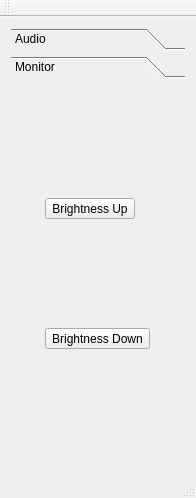
<?xml version="1.0" encoding="UTF-8"?>
<ui version="4.0">
 <class>MainWindow</class>
 <widget class="QMainWindow" name="MainWindow">
  <property name="geometry">
   <rect>
    <x>0</x>
    <y>0</y>
    <width>196</width>
    <height>498</height>
   </rect>
  </property>
  <property name="windowTitle">
   <string>MainWindow</string>
  </property>
  <widget class="QWidget" name="centralWidget">
   <layout class="QGridLayout" name="gridLayout">
    <item row="0" column="0">
     <widget class="QToolBox" name="toolBox">
      <property name="currentIndex">
       <number>1</number>
      </property>
      <widget class="QWidget" name="page">
       <property name="geometry">
        <rect>
         <x>0</x>
         <y>0</y>
         <width>165</width>
         <height>380</height>
        </rect>
       </property>
       <attribute name="label">
        <string>Audio</string>
       </attribute>
       <layout class="QGridLayout" name="gridLayout_3">
        <item row="2" column="0">
         <widget class="QToolButton" name="tb_vol_up">
          <property name="statusTip">
           <string>Raise Audio Volume</string>
          </property>
          <property name="text">
           <string>Raise Volume</string>
          </property>
          <property name="icon">
           <iconset resource="res.qrc">
            <normaloff>:/img/audio_vol_inc.png</normaloff>:/img/audio_vol_inc.png</iconset>
          </property>
          <property name="iconSize">
           <size>
            <width>32</width>
            <height>32</height>
           </size>
          </property>
         </widget>
        </item>
        <item row="7" column="0">
         <widget class="QToolButton" name="tb_next">
          <property name="statusTip">
           <string>Next Song</string>
          </property>
          <property name="text">
           <string>...</string>
          </property>
          <property name="icon">
           <iconset resource="res.qrc">
            <normaloff>:/img/audio_next.png</normaloff>:/img/audio_next.png</iconset>
          </property>
          <property name="iconSize">
           <size>
            <width>32</width>
            <height>32</height>
           </size>
          </property>
         </widget>
        </item>
        <item row="3" column="0">
         <widget class="QToolButton" name="tb_play">
          <property name="statusTip">
           <string>Start</string>
          </property>
          <property name="text">
           <string>Play</string>
          </property>
          <property name="icon">
           <iconset resource="res.qrc">
            <normaloff>:/img/audio_play.png</normaloff>:/img/audio_play.png</iconset>
          </property>
          <property name="iconSize">
           <size>
            <width>32</width>
            <height>32</height>
           </size>
          </property>
         </widget>
        </item>
        <item row="5" column="0">
         <widget class="QToolButton" name="tb_stop">
          <property name="statusTip">
           <string>Stop</string>
          </property>
          <property name="text">
           <string>Stop</string>
          </property>
          <property name="icon">
           <iconset resource="res.qrc">
            <normaloff>:/img/audio_stop.png</normaloff>:/img/audio_stop.png</iconset>
          </property>
          <property name="iconSize">
           <size>
            <width>32</width>
            <height>32</height>
           </size>
          </property>
         </widget>
        </item>
        <item row="4" column="0">
         <widget class="QToolButton" name="tb_pause">
          <property name="statusTip">
           <string>Pause</string>
          </property>
          <property name="text">
           <string>Pause</string>
          </property>
          <property name="icon">
           <iconset resource="res.qrc">
            <normaloff>:/img/audio_pause.png</normaloff>:/img/audio_pause.png</iconset>
          </property>
          <property name="iconSize">
           <size>
            <width>32</width>
            <height>32</height>
           </size>
          </property>
         </widget>
        </item>
        <item row="6" column="0">
         <widget class="QToolButton" name="tb_prev">
          <property name="statusTip">
           <string>Previous Song</string>
          </property>
          <property name="text">
           <string>Previous</string>
          </property>
          <property name="icon">
           <iconset resource="res.qrc">
            <normaloff>:/img/audio_prev.png</normaloff>:/img/audio_prev.png</iconset>
          </property>
          <property name="iconSize">
           <size>
            <width>32</width>
            <height>32</height>
           </size>
          </property>
         </widget>
        </item>
        <item row="1" column="0">
         <widget class="QToolButton" name="tb_vol_down">
          <property name="statusTip">
           <string>Lower Audio Volume</string>
          </property>
          <property name="text">
           <string>Decrease Volume</string>
          </property>
          <property name="icon">
           <iconset resource="res.qrc">
            <normaloff>:/img/audio_vol_dec.png</normaloff>:/img/audio_vol_dec.png</iconset>
          </property>
          <property name="iconSize">
           <size>
            <width>32</width>
            <height>32</height>
           </size>
          </property>
         </widget>
        </item>
        <item row="0" column="0">
         <widget class="QToolButton" name="toolButton">
          <property name="statusTip">
           <string>Open Music Player</string>
          </property>
          <property name="text">
           <string>Media</string>
          </property>
          <property name="icon">
           <iconset resource="res.qrc">
            <normaloff>:/img/audio_media.png</normaloff>:/img/audio_media.png</iconset>
          </property>
          <property name="iconSize">
           <size>
            <width>32</width>
            <height>32</height>
           </size>
          </property>
         </widget>
        </item>
       </layout>
      </widget>
      <widget class="QWidget" name="page_2">
       <property name="geometry">
        <rect>
         <x>0</x>
         <y>0</y>
         <width>178</width>
         <height>358</height>
        </rect>
       </property>
       <attribute name="label">
        <string>Monitor</string>
       </attribute>
       <layout class="QGridLayout" name="gridLayout_2">
        <item row="0" column="0">
         <widget class="QToolButton" name="tb_mon_brightness_up">
          <property name="statusTip">
           <string>Monitor Brightness Up</string>
          </property>
          <property name="text">
           <string>Brightness Up</string>
          </property>
          <property name="icon">
           <iconset resource="res.qrc">
            <normaloff>:/img/monitor_brightness_up.png</normaloff>:/img/monitor_brightness_up.png</iconset>
          </property>
          <property name="iconSize">
           <size>
            <width>32</width>
            <height>32</height>
           </size>
          </property>
         </widget>
        </item>
        <item row="1" column="0">
         <widget class="QToolButton" name="tb_brightness_down">
          <property name="statusTip">
           <string>Monitor Brightness Down</string>
          </property>
          <property name="text">
           <string>Brightness Down</string>
          </property>
          <property name="icon">
           <iconset resource="res.qrc">
            <normaloff>:/img/monitor_brightness_down.png</normaloff>:/img/monitor_brightness_down.png</iconset>
          </property>
          <property name="iconSize">
           <size>
            <width>32</width>
            <height>32</height>
           </size>
          </property>
         </widget>
        </item>
       </layout>
      </widget>
     </widget>
    </item>
   </layout>
  </widget>
  <widget class="QMenuBar" name="menuBar">
   <property name="geometry">
    <rect>
     <x>0</x>
     <y>0</y>
     <width>196</width>
     <height>25</height>
    </rect>
   </property>
  </widget>
  <widget class="QToolBar" name="mainToolBar">
   <attribute name="toolBarArea">
    <enum>TopToolBarArea</enum>
   </attribute>
   <attribute name="toolBarBreak">
    <bool>false</bool>
   </attribute>
  </widget>
  <widget class="QStatusBar" name="statusBar"/>
 </widget>
 <layoutdefault spacing="6" margin="11"/>
 <resources>
  <include location="res.qrc"/>
 </resources>
 <connections/>
</ui>
